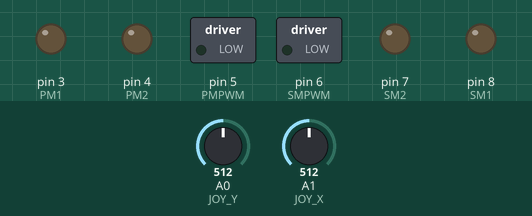
Recording of a sketch running on a simulated Arduino Uno, built with avr-gcc and run on an emulated ATmega328P. Shown: switched loads named in the sketch (green lamp = pin HIGH), output pins drawn as LEDs (lit = HIGH). The inputs (shaded band) are chosen by the test bench; at power-on: A0 (JOY_Y) = 512, A1 (JOY_X) = 512.

Above: at 1.2 s.
1.3 s: A0 (JOY_Y) set to 716
At 1.7 s:
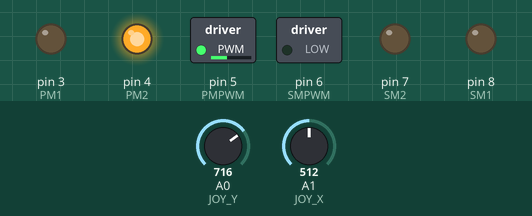
2.8 s: A1 (JOY_X) set to 716
At 3.7 s:
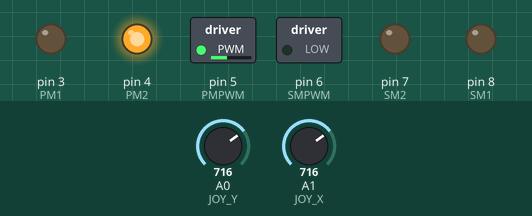
4.3 s: A0 (JOY_Y) set to 900
At 5.5 s:
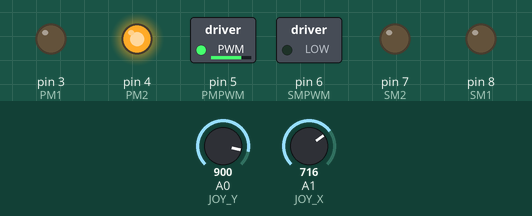
5.8 s: A1 (JOY_X) set to 900
At 6.3 s:
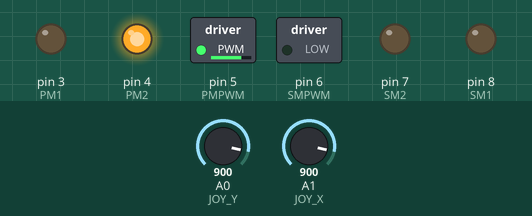
7.3 s: A1 (JOY_X) set to 511
At 7.6 s:
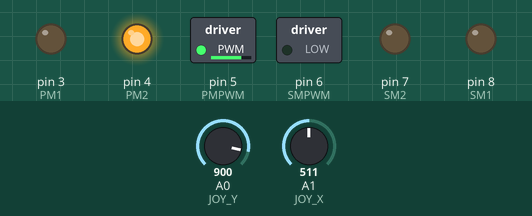
8.8 s: A0 (JOY_Y) set to 306
At 9.8 s:
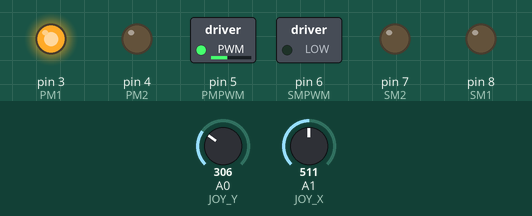
Timing chart, 0 to 11.3 s (numbered marks = the images above; inputs shaded):
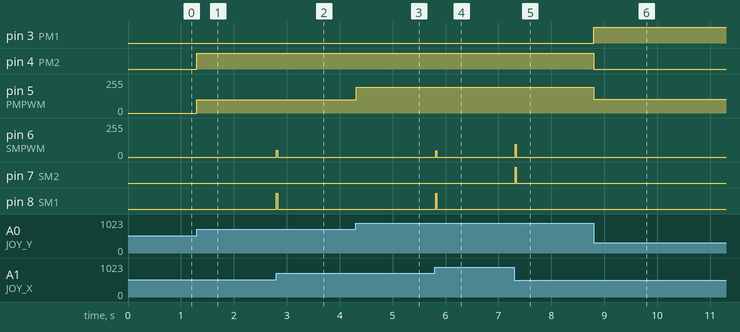

The sketch:

03-toy-car.ino
```cpp
// (licence header left out)
#define ENABLE_DEBUG 0
#if ENABLE_DEBUG
  #define DEBUG_PIN 12
  #define DEBUG_LED LED_BUILTIN
  #define DEBUG_SETUP(baud) do { \
    pinMode(DEBUG_PIN, INPUT_PULLUP); \
    pinMode(DEBUG_LED, OUTPUT); \
    Serial.begin(baud); \
  } while(0)

  #define DEBUG_PRINT(x) do {Serial.print(x); Serial.flush();} while(0)
  #define DEBUG_PRINTLN(x) do {Serial.println(x); Serial.flush();} while(0)
  #define DEBUG_FLUSH() Serial.flush()
  #define DEBUG(x) do { \
    if (!digitalRead(DEBUG_PIN)) { \
      digitalWrite(DEBUG_LED, HIGH); \
      x; \
      Serial.flush(); \
      digitalWrite(DEBUG_LED, LOW); \
    } \
  } while(0)
#else
  #define DEBUG_SETUP(baud)
  #define DEBUG_PRINT(x)
  #define DEBUG_PRINTLN(x)
  #define DEBUG_FLUSH()
  #define DEBUG(x)
#endif

// Pin Definitions
#define JOY_Y A0  // Joystick Y-axis analog input
#define JOY_X A1  // Joystick X-axis analog input
#define JOY_BUTTON 2  // Joystick button (digital input)

#define PM1 3  // Propulsion motor direction 1, L298N IN1 pin
#define PM2 4  // Propulsion motor direction 2, L298N IN2 pin
#define PMPWM 5  // Propulsion motor PWM, L298N ENA pin (PWM)

#define SM1 8  // Steering motor direction 1, L298N IN3 pin
#define SM2 7  // Steering motor direction 2, L298N IN4 pin
#define SMPWM 6  // Steering motor PWM, L298N ENB pin (PWM)

// Configuration
#define PROP_MIN 60  // Minimum propulsion PWM (dead zone threshold)
#define STEER_MIN 15  // Minimum steering PWM (dead zone threshold)
#define STEER_MAX 200  // Maximum steering PWM (prevent overdrive)

int prevX = 512;  // Previous X position (centered)

// Propulsion motor control functions
void propulsionStop() {
  digitalWrite(PM1, LOW);
  digitalWrite(PM2, LOW);
  analogWrite(PMPWM, 0);  // Ensure the motor got disabled
}

void propulsionForward (unsigned char pwm = 255) {
  digitalWrite(PM1, HIGH);
  digitalWrite(PM2, LOW);
  analogWrite(PMPWM, pwm);
}

void propulsionBackward(unsigned char pwm = 255) {
  digitalWrite(PM1, LOW);
  digitalWrite(PM2, HIGH);
  analogWrite(PMPWM, pwm);
}

// Steering motor control functions
void steeringStop() {
  digitalWrite(SM1, LOW);
  digitalWrite(SM2, LOW);
  analogWrite(SMPWM, 0);  // Ensure the motor got disabled
}

void steeringRight (unsigned char pwm = 255) {
  digitalWrite(SM1, HIGH);
  digitalWrite(SM2, LOW);
  analogWrite(SMPWM, pwm);
}

void steeringLeft(unsigned char pwm = 255) {
  digitalWrite(SM1, LOW);
  digitalWrite(SM2, HIGH);
  analogWrite(SMPWM, pwm);
}

void setup() {
  // Set all motor control pins as outputs
  pinMode(PM1, OUTPUT);
  pinMode(PM2, OUTPUT);
  pinMode(PMPWM, OUTPUT);
  pinMode(SM1, OUTPUT);
  pinMode(SM2, OUTPUT);
  pinMode(SMPWM, OUTPUT);

  // Initialize motors in stop state
  propulsionStop();
  steeringStop();

  // Initialize serial communication for debugging
  DEBUG_SETUP(9600);
}

void loop() {
  // Read joystick values
  int yVal = analogRead(JOY_Y);  // Propulsion control
  int xVal = analogRead(JOY_X);  // Steering control

  // Propulsion Motor Control (Y-axis)
  int propulsionPWM = map(yVal, 0, 1023, 255, -255);  // Invert Y-axis

  // Apply deadzone and direction control
  if (abs(propulsionPWM) < PROP_MIN) {
    propulsionStop();
    DEBUG_PRINTLN("PS");
  } else if (propulsionPWM > 0) {
    propulsionForward(abs(propulsionPWM));
    DEBUG_PRINT("F=");
    DEBUG_PRINTLN(abs(propulsionPWM));
  } else {
    propulsionBackward(abs(propulsionPWM));
    DEBUG_PRINT("B=");
    DEBUG_PRINTLN(abs(propulsionPWM));
  }

  // Steering Motor Control (X-axis derivative)
  int deltaX = xVal - prevX;  // Calculate position change
  prevX = xVal;  // Store current position

  int steeringPWM = abs(deltaX) * 0.25;  // Scale derivative to PWM
  steeringPWM = constrain(steeringPWM, 0, STEER_MAX);  // Limit PWM range

  // Apply steering deadzone and direction
  if (steeringPWM < STEER_MIN) {
    steeringStop();
    DEBUG_PRINTLN("SS");
  } else if (deltaX > 0) {
    steeringRight(steeringPWM);
    DEBUG_PRINT("R=");
    DEBUG_PRINTLN(steeringPWM);
  } else {
    steeringLeft(steeringPWM);
    DEBUG_PRINT("L=");
    DEBUG_PRINTLN(steeringPWM);
  }

  // Small delay to stabilize readings
  delay(20);
}
```

Measured:
- after the input at 1.3 s, pin 4 (PM2): LOW → HIGH at once; pin 5 (PMPWM): 0/255 → 101/255 at once
- after the input at 2.8 s, pin 6 (SMPWM): 0/255 → 51/255 at once, → 0/255 0.02 s later; pin 8 (SM1): LOW → HIGH at once, → LOW 0.02 s later
- after the input at 4.3 s, pin 5 (PMPWM): 101/255 → 193/255 at once
- after the input at 5.8 s, pin 6 (SMPWM): 0/255 → 46/255 at once, → 0/255 0.02 s later; pin 8 (SM1): LOW → HIGH at once, → LOW 0.02 s later
- after the input at 7.3 s, pin 6 (SMPWM): 0/255 → 97/255 at once, → 0/255 0.02 s later; pin 7 (SM2): LOW → HIGH at once, → LOW 0.02 s later
- after the input at 8.8 s, pin 3 (PM1): LOW → HIGH at once; pin 4 (PM2): HIGH → LOW at once; pin 5 (PMPWM): 193/255 → 103/255 at once
